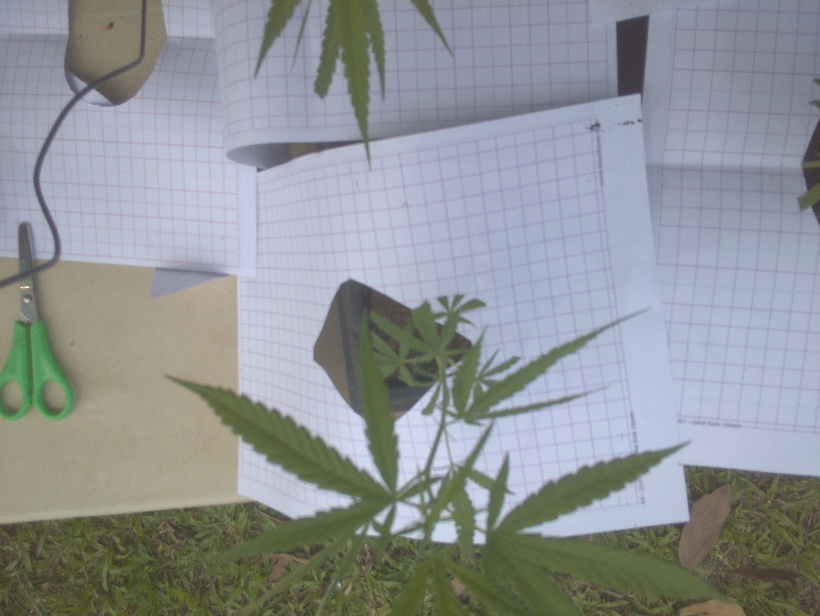
#> input picture rgb/1250163851.jpg, 820 x 616 px; its folder holds 4 pictures in this run
$ python test.py
#> lines starting #> are read from the running program, lines starting #| are printed output that depends on the picture; pictures that were not available may be replaced by others from this repository, and a replacement may not be noted
import time
import datetime
import numpy
import os
import cv2

root_rgb = './rgb'
root_noir = './noir'

list_rgb = os.listdir(root_rgb)
list_noir = os.listdir(root_noir)

# print(len(list_rgb))

# for i in range(0,len(list_rgb)):
for name in list_rgb:
  # print(f'{list_rgb[i]}  :  {list_noir[i]} == {list_rgb[i] ==list_noir[i]}')
  noir_image = cv2.imread(root_rgb+'/'+name,cv2.IMREAD_COLOR)
#> noir_image is the input picture: shape (616, 820, 3); mean B, G, R 150.5, 147.4, 143.2

  color_image = cv2.imread(root_noir+'/'+name,cv2.IMREAD_COLOR)


  # extract nir, red green and blue channel
  nir_channel = noir_image[:,:,0]/256.0
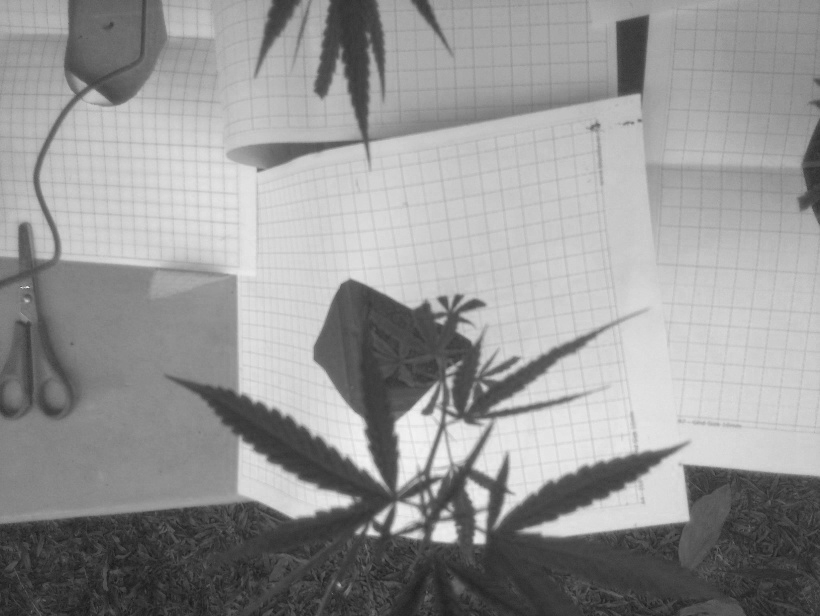
#> nir_channel: shape (616, 820) float64; min 0.0977, max 0.953, mean 0.588
  green_channel = noir_image[:,:,1]/256.0
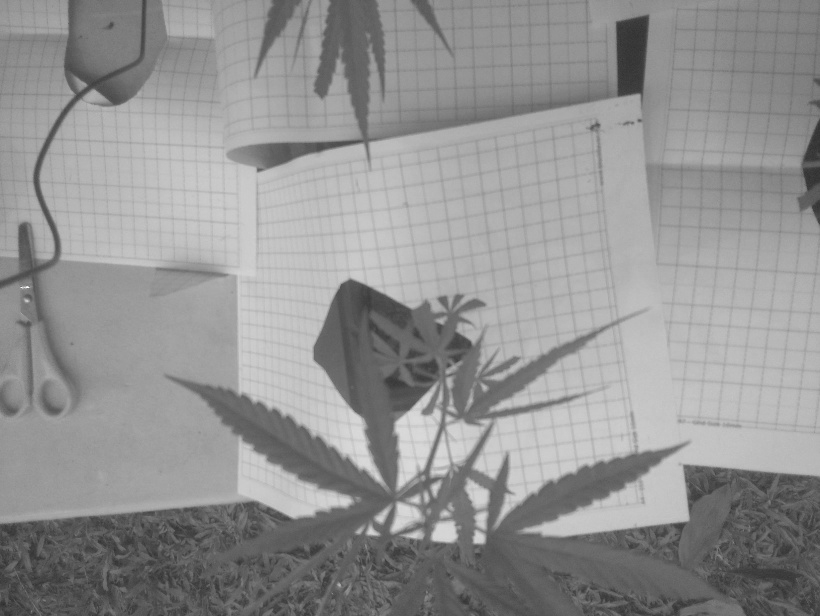
#> green_channel: shape (616, 820) float64; min 0.172, max 0.996, mean 0.576
  blue_channel = noir_image[:,:,2]/256.0
  red_channel = color_image[:,:,0]/256.0

  # align the images
  # Run the ECC algorithm. The results are stored in warp_matrix.
  # Find size of image1
  warp_mode = cv2.MOTION_TRANSLATION
  if warp_mode == cv2.MOTION_HOMOGRAPHY :
    warp_matrix = numpy.eye(3, 3, dtype=numpy.float32)
  else :
    warp_matrix = numpy.eye(2, 3, dtype=numpy.float32)
  number_of_iterations = 5000
  termination_eps = 1e-10
  criteria = (cv2.TERM_CRITERIA_EPS | cv2.TERM_CRITERIA_COUNT, number_of_iterations, termination_eps)
  sz = color_image.shape
#> sz = (616, 820, 3)
  (cc, warp_matrix) = cv2.findTransformECC (color_image[:,:,1],noir_image[:,:,1],warp_matrix, warp_mode, criteria)
#> cc = 1; warp_matrix = [[1, 0, 1.48e-09], [0, 1, 4.34e-09]]
  if warp_mode == cv2.MOTION_HOMOGRAPHY:
      # Use warpPerspective for Homography
      nir_aligned = cv2.warpPerspective (nir_channel, warp_matrix, (sz[1],sz[0]), flags=cv2.INTER_LINEAR + cv2.WARP_INVERSE_MAP)
  else :
  # Use warpAffine for nit_channel, Euclidean and Affine
      nir_aligned = cv2.warpAffine(nir_channel, warp_matrix, (sz[1],sz[0]), flags=cv2.INTER_LINEAR + cv2.WARP_INVERSE_MAP);

      # calculate ndvi
      ndvi_image = (nir_aligned - red_channel)/(nir_aligned + red_channel)
#> ndvi_image: shape (616, 820) float64; every value is 0
      ndvi_image = (ndvi_image+1)/2
#> ndvi_image: shape (616, 820) float64; every value is 0.5
      ndvi_image = cv2.convertScaleAbs(ndvi_image*255)
#> ndvi_image: shape (616, 820); every value is 128
      ndvi_image = cv2.applyColorMap(ndvi_image, cv2.COLORMAP_JET)
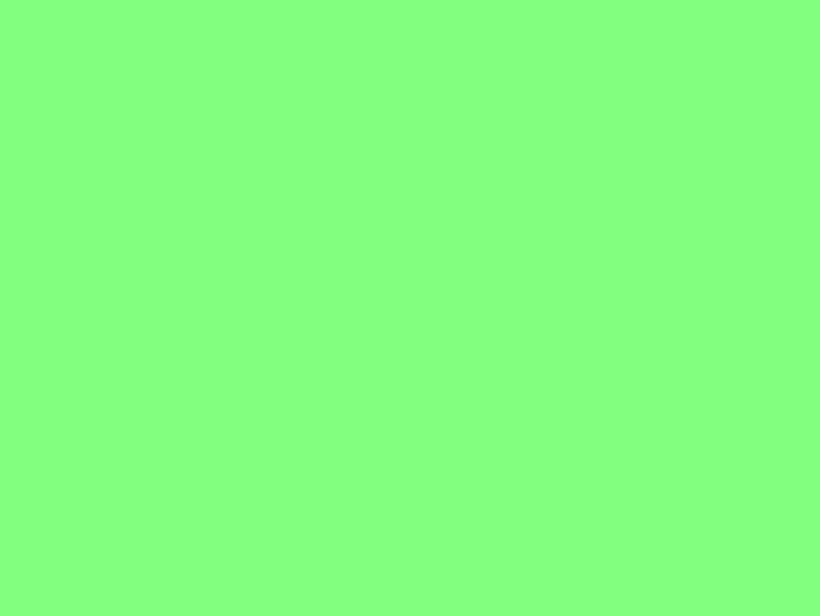
#> ndvi_image: shape (616, 820, 3); mean B, G, R 126, 255, 130

      # calculate gndvi_image
      gndvi_image = (nir_channel - green_channel)/(nir_channel + green_channel)
      gndvi_image = (gndvi_image+1)/2
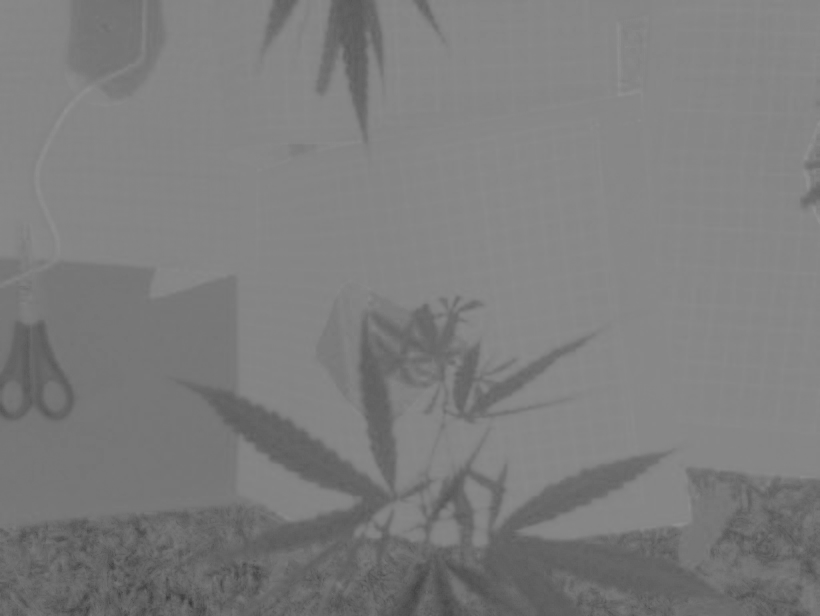
#> gndvi_image: shape (616, 820) float64; min 0.227, max 0.572, mean 0.491
      gndvi_image = cv2.convertScaleAbs(gndvi_image*255)
      gndvi_image = cv2.applyColorMap(gndvi_image, cv2.COLORMAP_JET)
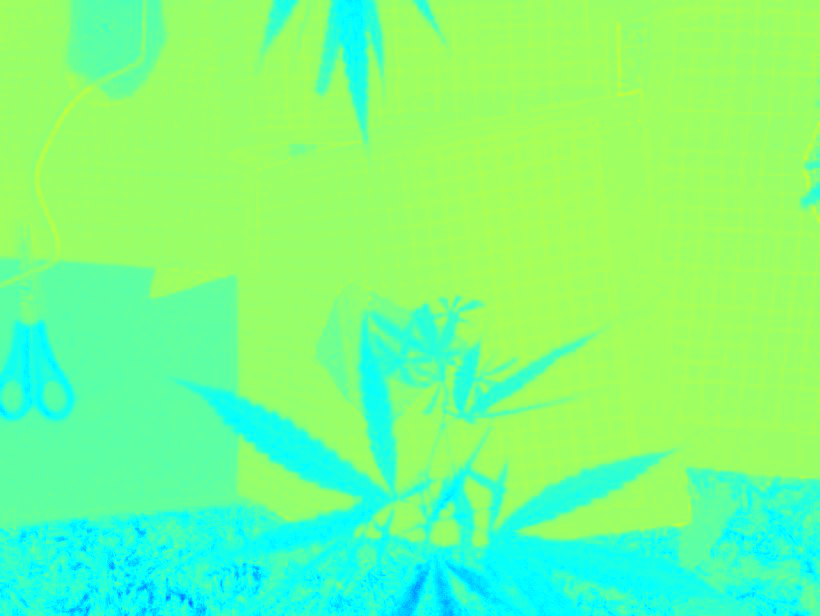
#> gndvi_image: shape (616, 820, 3); mean B, G, R 136.1, 254.5, 119.8


      # calculate bndvi_image
      bndvi_image = (nir_channel - blue_channel)/(nir_channel + blue_channel)
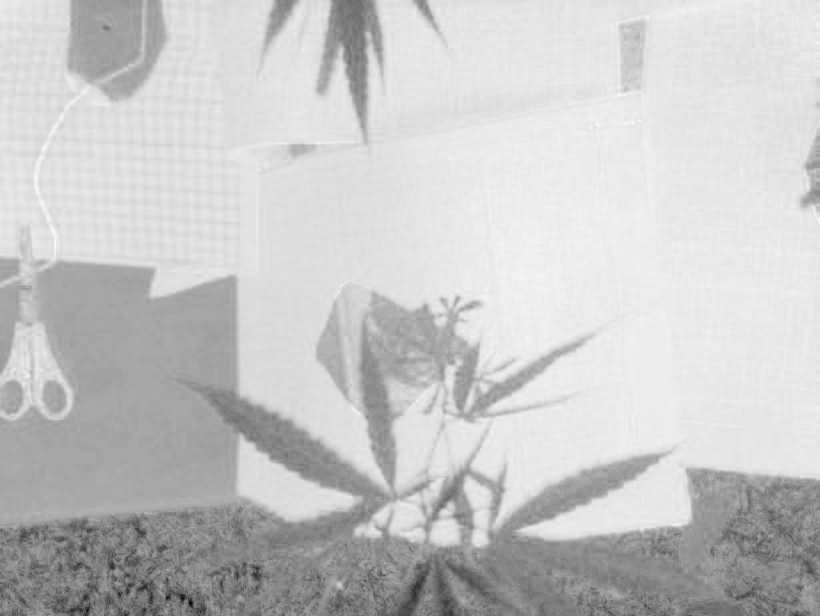
#> bndvi_image: shape (616, 820) float64; min -0.521, max 0.141, mean -0.00226; drawn with min black and max white
      bndvi_image = (bndvi_image+1)/2
      bndvi_image = cv2.convertScaleAbs(bndvi_image*255)
      bndvi_image = cv2.applyColorMap(bndvi_image, cv2.COLORMAP_JET)
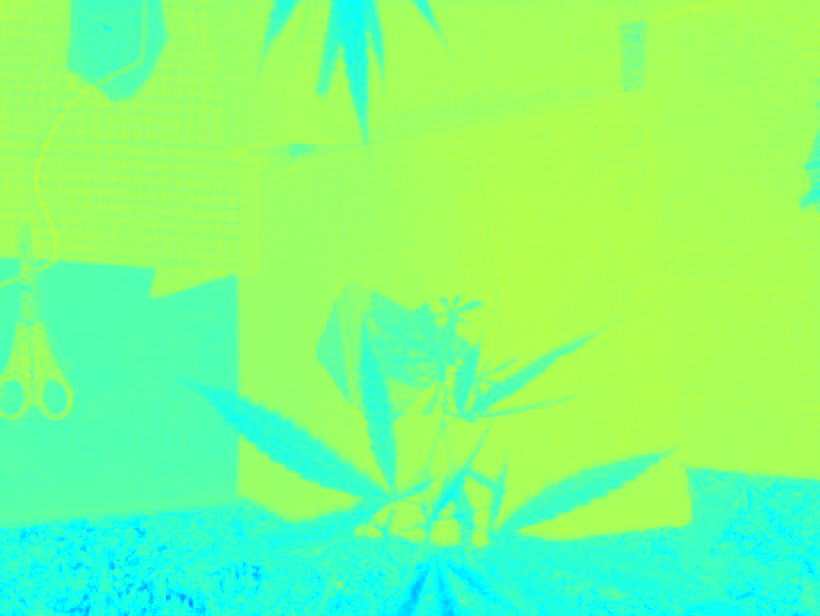
#> bndvi_image: shape (616, 820, 3); mean B, G, R 128.9, 254.7, 127.1


  # [13 lines of commented-out code are left out]
  cv2.imshow("dd" ,ndvi_image)

  cv2.waitKey(100)
#> pass 2 of the loop `for name in list_rgb:`:
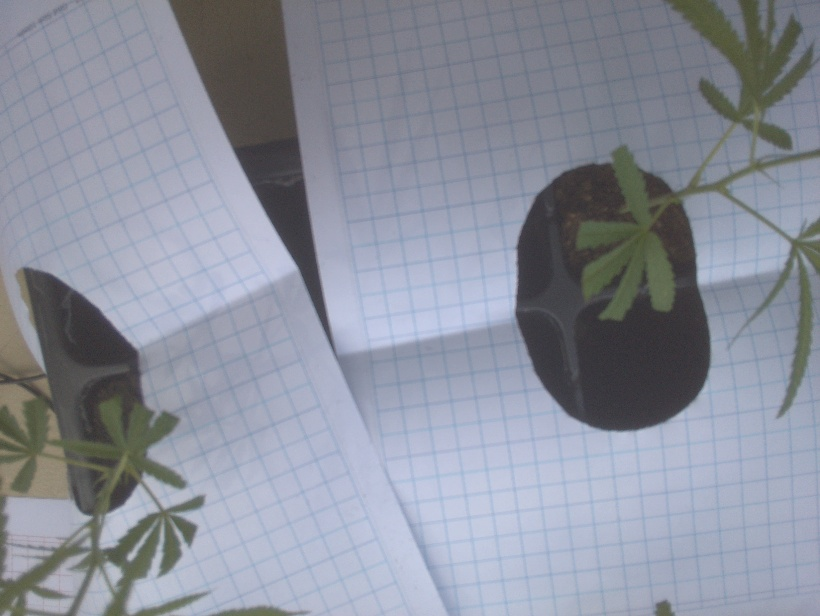
#> input picture rgb/1330983146.jpg, 820 x 616 px
#> noir_image is the input picture: shape (616, 820, 3); mean B, G, R 155.9, 143.5, 139
#> `green_channel = noir_image[:,:,1]/256.0`:
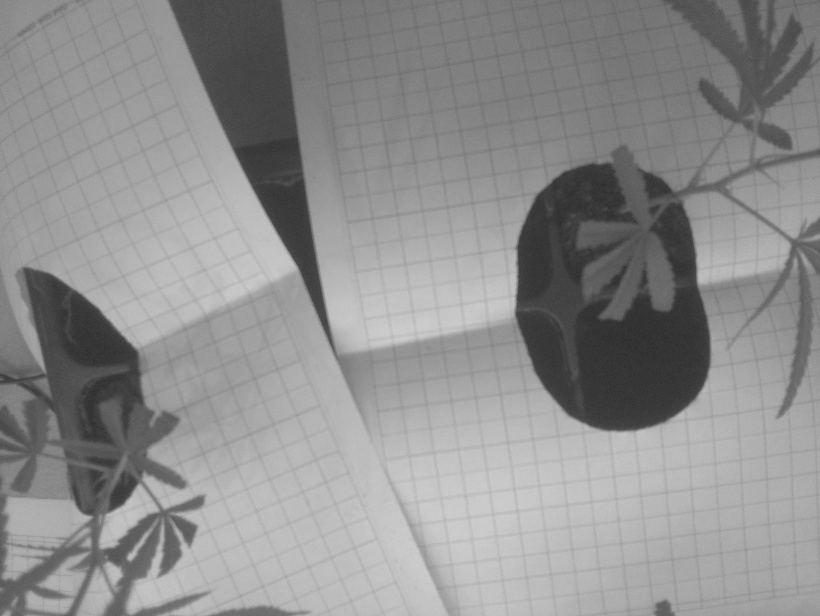
#> green_channel: shape (616, 820) float64; min 0.172, max 0.809, mean 0.56
#> warp_matrix = [[1, 0, 6.82e-10], [0, 1, 1.24e-09]]
#> `bndvi_image = cv2.applyColorMap(bndvi_image, cv2.COLORMAP_JET)`:
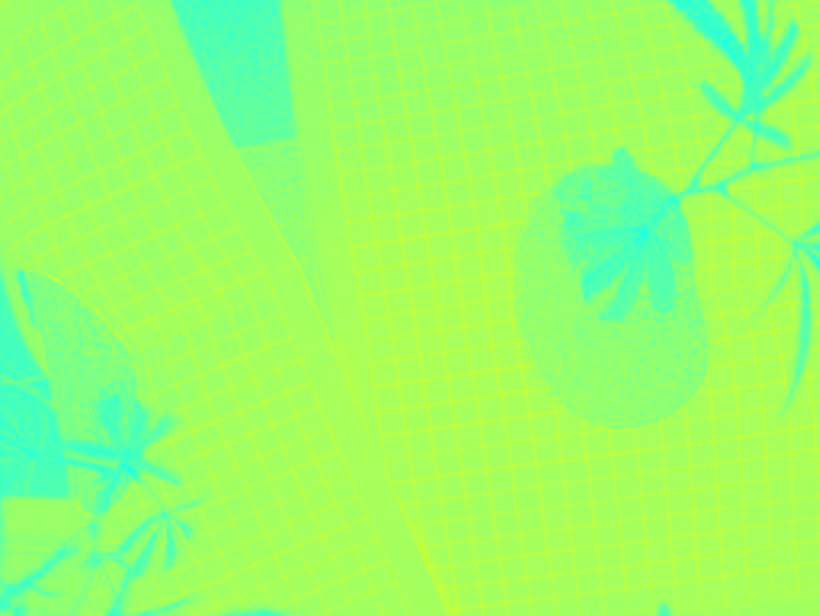
#> bndvi_image: shape (616, 820, 3); mean B, G, R 104.3, 255, 151.7
#> pass 3 of the loop `for name in list_rgb:`:
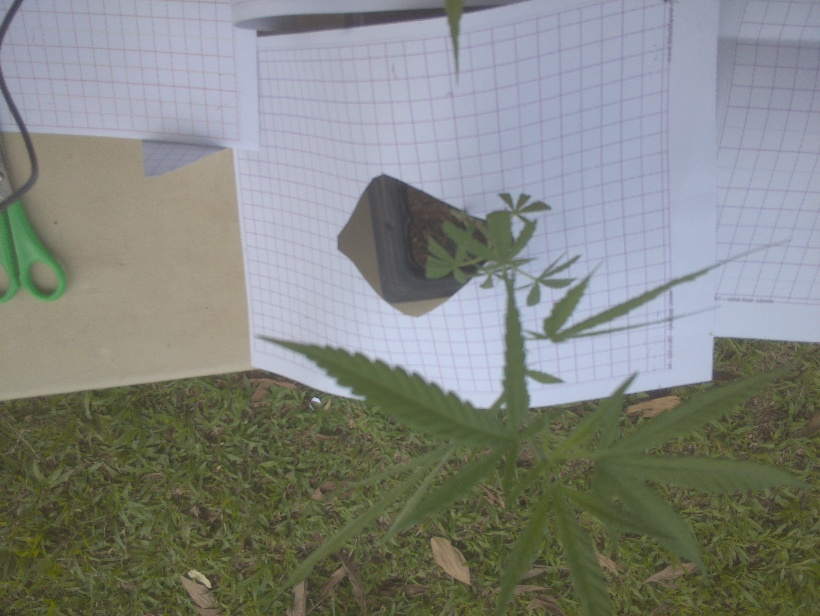
#> input picture rgb/1422381940.jpg, 820 x 616 px
#> noir_image is the input picture: shape (616, 820, 3); mean B, G, R 127.7, 133, 129.6
#> `green_channel = noir_image[:,:,1]/256.0`:
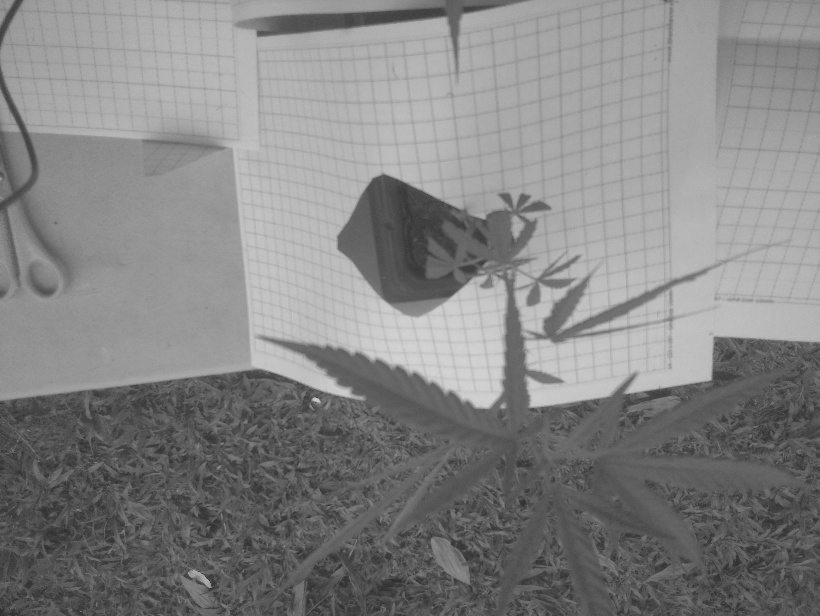
#> green_channel: shape (616, 820) float64; min 0.164, max 0.836, mean 0.52
#> warp_matrix = [[1, 0, -9.47e-12], [0, 1, -3.15e-10]]
#> `bndvi_image = cv2.applyColorMap(bndvi_image, cv2.COLORMAP_JET)`:
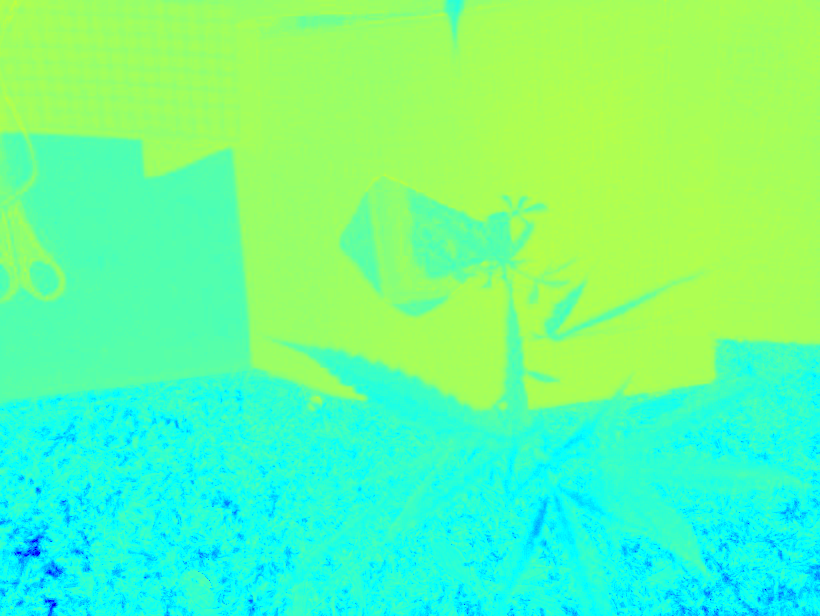
#> bndvi_image: shape (616, 820, 3); mean B, G, R 153.8, 253.3, 102.1
#> the loop made 4 passes; the first 3 are shown


# [12 lines of commented-out code are left out]
